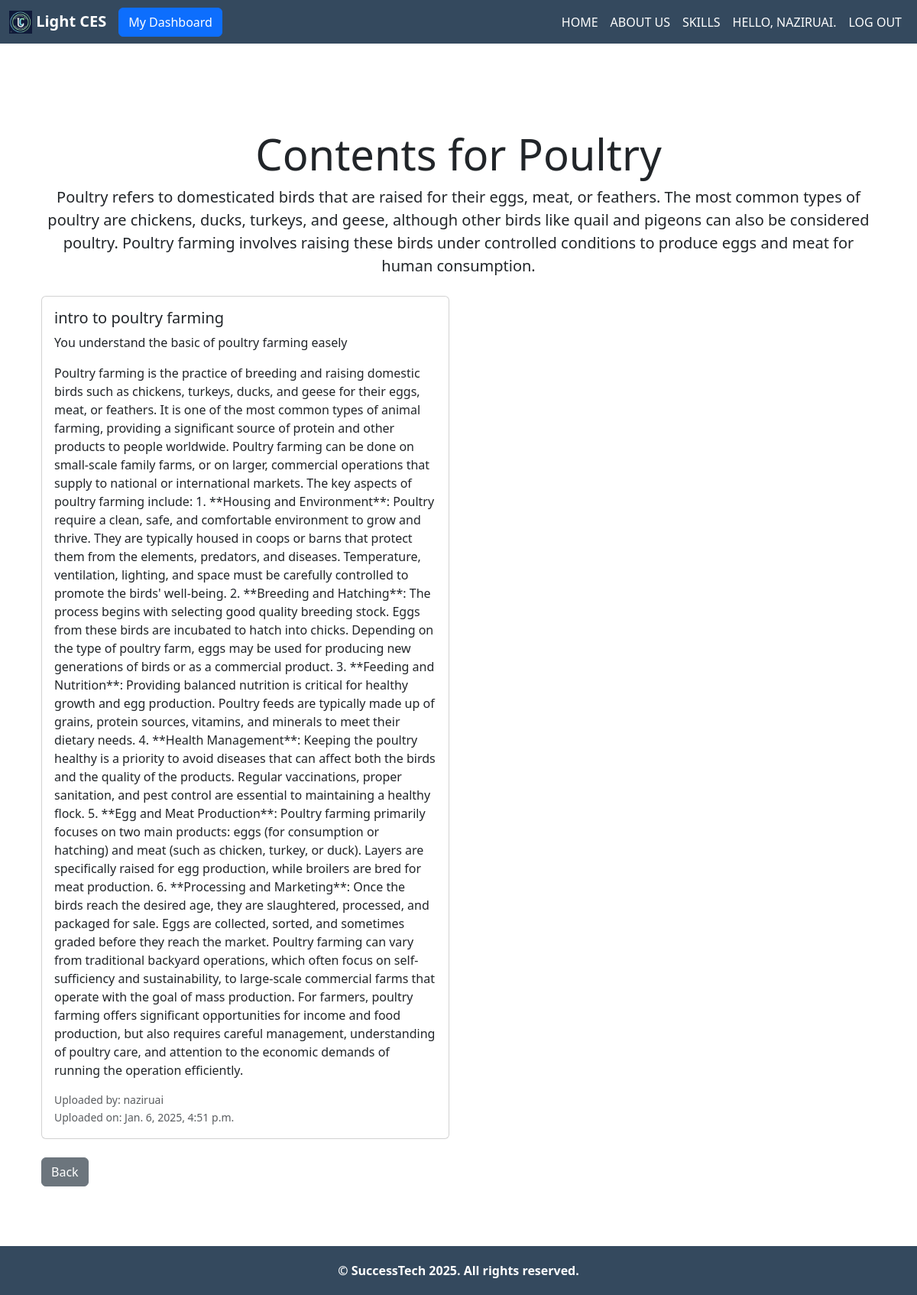
Page /contents/5/ (signed in) on the committed database.
### courses/models.py (models this page shows, shortened)
class Course(models.Model):
    title = models.CharField(max_length=100)
    description = models.TextField()
    staff = models.ForeignKey(User, on_delete=models.SET_NULL, null=True)
    created_at = models.DateTimeField(auto_now_add=True)

### contents/models.py (models this page shows, shortened)
class Content(models.Model):
    title = models.CharField(max_length=200)
    description = models.TextField(blank=True, null=True)
    content_type_choices = [
        ('text', 'Text'),
        ('image', 'Image'),
        ('video', 'Video'),
    ]
    content_type = models.CharField(max_length=10, choices=content_type_choices)
    course = models.ForeignKey(Course, on_delete=models.CASCADE, related_name='contents')
    uploaded_by = models.ForeignKey(User, on_delete=models.SET_NULL, null=True)
    text_content = models.TextField(blank=True, null=True)
    image = models.ImageField(upload_to='content/images/', blank=True, null=True)
    video = models.FileField(upload_to='content/videos/', blank=True, null=True)
    created_at = models.DateTimeField(auto_now_add=True)
    updated_at = models.DateTimeField(auto_now=True)
    class Meta:
        ordering = ['-created_at']

### contents/views.py (the view)
# urls.py: path('<int:course_id>/', views.course_contents, name='course_contents'),
def course_contents(request, course_id):
    course = get_object_or_404(Course, id=course_id)
    contents = course.contents.all()
    return render(request, 'contents/course_contents.html', {'course': course, 'contents': contents})

### contents/templates/contents/course_contents.html
{% extends 'main/base.html' %}
{% block content %}
<div class="container py-5">
    <div class="text-center mb-4">
        <h1 class="display-4">Contents for {{ course.title|title }}</h1>
        <p class="lead">{{ course.description }}</p>
    </div>
    {% if contents %}
        <div class="row row-cols-1 row-cols-md-2 g-4">
            {% for content in contents %}
            <div class="col">
                <div class="card h-100">
                    <div class="card-body">
                        <h5 class="card-title">{{ content.title }}</h5>
                        <p class="card-text">{{ content.description }}</p>
                        {% if content.content_type == 'text' %}
                            <p class="text-content">{{ content.text_content }}</p>
                        {% elif content.content_type == 'image' %}
                            <img src="{{ content.image.url }}" alt="{{ content.title|title }}" class="img-fluid">
                        {% elif content.content_type == 'video' %}
                            <video controls class="w-100">
                                <source src="{{ content.video.url }}" type="video/mp4">
                                Your browser does not support the video tag.
                            </video>
                        {% endif %}
                        <small class="text-muted d-block mt-3">
                            Uploaded by:
                            {% if content.uploaded_by %}
                                {{ content.uploaded_by.username }}
                            {% else %}
                                Unknown
                            {% endif %}
                        </small>
                        <small class="text-muted">Uploaded on: {{ content.created_at }}</small>
                    </div>
                </div>
            </div>
            {% endfor %}
        </div>
    {% else %}
        <p class="text-center">No contents available for this course yet.</p>
    {% endif %}
    <div class="mt-4">
        <a href="{% url 'main:courses:course_detail' course.id %}" class="btn btn-secondary">Back</a>
    </div>
</div>
{% endblock %}

### main/templates/main/base.html (shortened to what this page needs)
{% load django_bootstrap5 %}
{% load static %}
<!DOCTYPE html>
<html lang="en">
<head>
    <link rel="stylesheet" href="{% static 'css/styles.css' %}">
    {% bootstrap_css %}
</head>
<body>
    <nav class="navbar navbar-expand-lg navbar-dark fixed-top"">
        <div class="container-fluid">
            <a class="navbar-brand" href="{% url 'main:home' %}">
                <img src="{% static 'images/logo1.jpg' %}" alt="Logo" class="d-inline-block align-text-top" style="height: 30px;">
                Light CES
            </a>
            <div class="collapse navbar-collapse" id="navbar">
                <ul class="navbar-nav me-auto mb-2 mb-lg-0">
                    {% if user.is_authenticated %}
                        {% if user.is_staff or user.is_superuser %}
                            <li class="nav-item">
                                <a href="{% url 'users:admin_dashboard' %}" class="btn btn-primary">My Dashboard</a>
                            </li>
                        {% endif %}
                    {% endif %}
                </ul>
                <ul class="navbar-nav ms-auto">
                    {% if user.is_authenticated %}
                        <li class="nav-item">
                            <a class="nav-link" href="{% url 'main:home' %}">Home</a>
                        </li>
                        <li class="nav-item">
                            <a class="nav-link" href="{% url 'main:about' %}">About Us</a>
                        </li>
                        <li class="nav-item">
                            <a class="nav-link" href="{% url 'main:courses:courses' %}">Skills</a>
                        </li>
                        <li class="nav-item">
                            <a class="nav-link">Hello, {{ user.username|title }}.</a>
                        </li>
                        <li class="nav-item">
                            <a class="nav-link" href="{% url 'users:logout' %}">Log out</a>
                        </li>
                    {% endif %}
                </ul>
            </div>
        </div>
    </nav>
    <main>
        <div class="container">
            {% block content %}{% endblock content %}
        </div>
    </main>
    <footer>
        <p>&copy; SuccessTech 2025. All rights reserved.</p>
    </footer>
</body>
</html>

### static/css/styles.css (style rules this page uses)
.navbar-brand { font-weight: bold; }
.nav-link { color: #FFF !important; font-weight: bold; text-transform: uppercase; text-decoration: none; }
.navbar-dark, footer { background-color: #34495e }
main { flex-grow: 1; }
html, body { height: 100%; margin: 0; display: flex; flex-direction: column; padding-top: 60px; }
.container { flex: 1; padding-bottom: 30px; }
footer { color: white; text-align: center; font-weight: bold; padding: 20px; width: 100%; margin-top: auto; }
footer p { margin: 0; }

### main/templates/main/base.html (style rules this page uses)
.card { overflow: hidden; }

### rows in the picture
Course: title "Poultry", description "Poultry refers to domesticated birds that are raised for their eggs, meat, or feathers. The most common types of poultry are chickens, ducks, turkeys, and geese, although other birds like quail and pigeons can also be considered poultry. Poultry farming involves raising these birds under controlled conditions to produce eggs and meat for human consumption."
Content: title "intro to poultry farming", description "You understand the basic of poultry farming easely", text_content "Poultry farming is the practice of breeding and raising domestic birds such as chickens, turkeys, ducks, and geese for their eggs, meat, or feathers. It is one of the most common types of animal farming, providing a significant source of protein and other products to people worldwide. Poultry farming can be done on small-scale family farms, or on larger, commercial operations that supply to national or international markets. The key aspects of poultry farming include: 1. **Housing and Environment**: Poultry require a clean, safe, and comfortable environment to grow and thrive. They are typically housed in coops or barns that protect them from the elements, predators, and diseases.…", uploaded_by.username "naziruai", created_at "Jan. 6, 2025, 4:51 p.m."

### other values in the picture
{{ user.username|title }} "NAZIRUAI"
